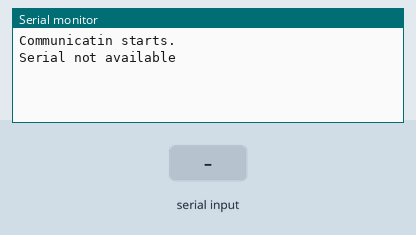
Simulated run of this sketch. Board: Arduino Uno, built with avr-gcc and run on an emulated ATmega328P. Parts: the last lines printed to the serial monitor. The inputs (shaded band) are chosen by the test bench.

Above: at 1.2 s.
1.3 s: "1" received over Serial
At 2.1 s:
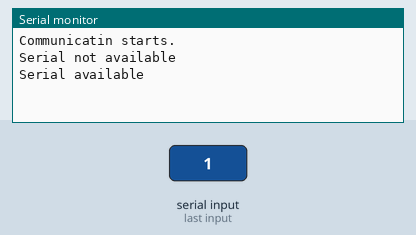
3.8 s: "0" received over Serial
At 4.1 s:
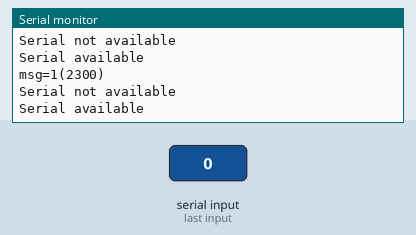
5.3 s: "2" received over Serial
At 7.7 s:
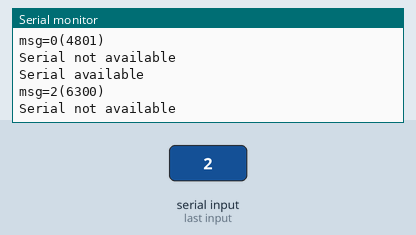

The sketch:

D_5_ARD_e_05_get_data_from_arduino.ino
```cpp
/*
  File: D_5_ARD_e_05_get_data_from_arduino
  Behavior:
  Ports used:
        13  => Output
  Date: 2013/04/07 15:52:06
  Memo: Code changed to modelate the behavior(Banzi:41)
        1. Counter measure for the bouncing of the push switch

*/

/**********************************************
    Variables
***********************************************/
int serialState = 0;
int avail = 0;
int nonavail = 0;

/**********************************************
    Badic methods
***********************************************/
void setup()                    // run once, when the sketch starts
{
  Serial.begin(9600);           // set up Serial library at 9600 bps

//  Serial.println("Hello world!");  // prints hello with ending line break
  Serial.println("Communicatin starts.");  // prints hello with ending line break

  Serial.flush();

}//void setup()

void loop()                       // run over and over again
{
  if (Serial.available() > 0) {
      if (avail == 0) {

          Serial.flush();

          Serial.println("Serial available");

          String msg = Serial.readString();

//          Serial.println("msg=" + msg);
//          Serial.println("msg=" + msg + "(" + String.valueOf(millis()) + ")");
          Serial.println("msg=" + msg + "(" + millis() + ")");

          avail = 1;
          nonavail = 0;
//          serialState = 1;

      }
//      Serial.flush();
//
//      Serial.println("Serial available");
//
//      String msg = Serial.readString();
//
//      Serial.println("msg=" + msg);


  } else {
        if (nonavail == 0) {

          Serial.println("Serial not available");

          nonavail = 1;
          avail = 0;

        }
//      Serial.println("Serial not available");

    serialState = 0;

  }

}//void loop()

/**********************************************
    Methods
***********************************************/
```

Measured:
- after the input at 1.3 s, the serial monitor: prints a new line at once (image 1)
- after the input at 5.3 s, the serial monitor: prints a new line after 1.0 s (image 3)
